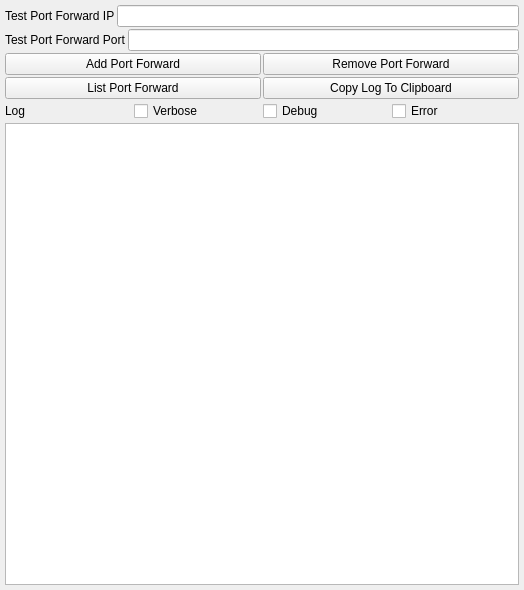
<?xml version="1.0" encoding="UTF-8"?>
<ui version="4.0">
 <class>AppletTestUpnpUi</class>
 <widget class="QWidget" name="AppletTestUpnpUi">
  <property name="geometry">
   <rect>
    <x>0</x>
    <y>0</y>
    <width>524</width>
    <height>590</height>
   </rect>
  </property>
  <property name="sizePolicy">
   <sizepolicy hsizetype="Expanding" vsizetype="Expanding">
    <horstretch>0</horstretch>
    <verstretch>0</verstretch>
   </sizepolicy>
  </property>
  <property name="minimumSize">
   <size>
    <width>0</width>
    <height>0</height>
   </size>
  </property>
  <property name="maximumSize">
   <size>
    <width>16777215</width>
    <height>16777215</height>
   </size>
  </property>
  <property name="windowTitle">
   <string>Test UPNP Port Forward</string>
  </property>
  <layout class="QVBoxLayout" name="verticalLayout">
   <property name="spacing">
    <number>2</number>
   </property>
   <property name="leftMargin">
    <number>5</number>
   </property>
   <property name="topMargin">
    <number>5</number>
   </property>
   <property name="rightMargin">
    <number>5</number>
   </property>
   <property name="bottomMargin">
    <number>5</number>
   </property>
   <item>
    <layout class="QHBoxLayout" name="horizontalLayout_4">
     <item>
      <widget class="QLabel" name="label_3">
       <property name="text">
        <string>Test Port Forward IP</string>
       </property>
      </widget>
     </item>
     <item>
      <widget class="QLineEdit" name="m_IpEdit"/>
     </item>
    </layout>
   </item>
   <item>
    <layout class="QHBoxLayout" name="horizontalLayout_5">
     <item>
      <widget class="QLabel" name="label_4">
       <property name="sizePolicy">
        <sizepolicy hsizetype="Minimum" vsizetype="Preferred">
         <horstretch>0</horstretch>
         <verstretch>0</verstretch>
        </sizepolicy>
       </property>
       <property name="text">
        <string>Test Port Forward Port</string>
       </property>
      </widget>
     </item>
     <item>
      <widget class="QLineEdit" name="m_PortEdit"/>
     </item>
    </layout>
   </item>
   <item>
    <layout class="QHBoxLayout" name="horizontalLayout">
     <item>
      <widget class="QPushButton" name="m_AddPortForwardButton">
       <property name="text">
        <string>Add Port Forward</string>
       </property>
      </widget>
     </item>
     <item>
      <widget class="QPushButton" name="m_RemovePortForwardButton">
       <property name="text">
        <string>Remove Port Forward</string>
       </property>
      </widget>
     </item>
    </layout>
   </item>
   <item>
    <layout class="QHBoxLayout" name="horizontalLayout_6">
     <item>
      <widget class="QPushButton" name="m_ListPortForwardButton">
       <property name="text">
        <string>List Port Forward</string>
       </property>
      </widget>
     </item>
     <item>
      <widget class="QPushButton" name="m_CopyLogToClipboardButton">
       <property name="text">
        <string>Copy Log To Clipboard</string>
       </property>
      </widget>
     </item>
    </layout>
   </item>
   <item>
    <layout class="QHBoxLayout" name="horizontalLayout_2">
     <item>
      <widget class="QLabel" name="label_5">
       <property name="text">
        <string>Log</string>
       </property>
      </widget>
     </item>
     <item>
      <widget class="QCheckBox" name="m_VerboseCheckBox">
       <property name="text">
        <string>Verbose</string>
       </property>
      </widget>
     </item>
     <item>
      <widget class="QCheckBox" name="m_DebugCheckBox">
       <property name="text">
        <string>Debug</string>
       </property>
      </widget>
     </item>
     <item>
      <widget class="QCheckBox" name="m_ErrorCheckBox">
       <property name="text">
        <string>Error</string>
       </property>
      </widget>
     </item>
    </layout>
   </item>
   <item>
    <widget class="QPlainTextEdit" name="m_LogPlainTextEdit"/>
   </item>
  </layout>
 </widget>
 <resources/>
 <connections/>
</ui>
